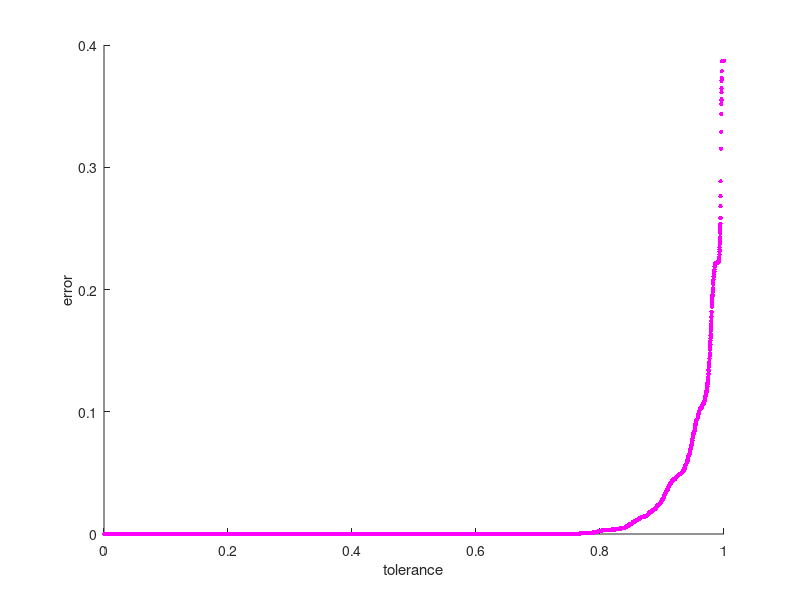

MATLAB code for this plot:
data = load('data.txt');
x = data(:, 1);
y_kd = data(:, 2);
m = length(y_kd); % number of training examples
y_bf = 7.659 * ones(m, 1);
accuracy = data(:, 3);
error = data(:, 4);

figure; % open a new figure window

% ====================== YOUR CODE HERE ======================
% Instructions: Plot the training data into a figure using the 
%               "figure" and "plot" commands. Set the axes labels using
%               the "xlabel" and "ylabel" commands. Assume the 
%               population and revenue data have been passed in
%               as the x and y arguments of this function.
%
% Hint: You can use the 'rx' option with plot to have the markers
%       appear as red crosses. Furthermore, you can make the
%       markers larger by using plot(..., 'rx', 'MarkerSize', 10);

hold on;
%plot(x, y_kd, 'r.', 'MarkerSize', 10); % Plot the data
%plot(x, y_bf, 'b.', 'MarkerSize', 10); % Plot the data
%plot(x, accuracy, 'c.', 'MarkerSize', 10); % Plot the data
plot(x, error, 'm.', 'MarkerSize', 10); % Plot the data
hold off;
%ylabel('execution time'); % Set the y?axis label
%ylabel('accuracy'); % Set the y?axis label
ylabel('error'); % Set the y?axis label
xlabel('tolerance'); % Set the x?axis label

sum(y_kd) / m

% ============================================================
